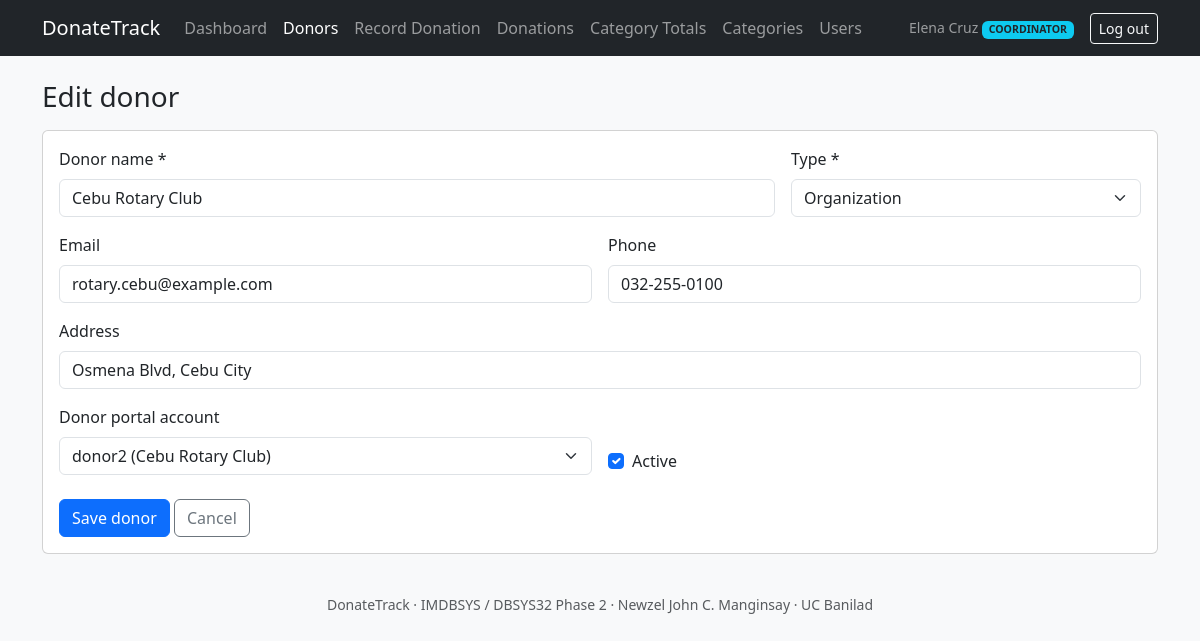
Page /donor_form.php?id=2 (signed in) on the committed database.
### tables this page shows
CREATE TABLE users (
  user_id        INT UNSIGNED NOT NULL AUTO_INCREMENT,
  username       VARCHAR(50)  NOT NULL,
  password_hash  VARCHAR(255) NOT NULL,
  full_name      VARCHAR(100) NOT NULL,
  role           ENUM('COORDINATOR','VOLUNTEER','DONOR') NOT NULL,
  is_active      TINYINT(1)   NOT NULL DEFAULT 1,
  created_at     TIMESTAMP    NOT NULL DEFAULT CURRENT_TIMESTAMP,
  PRIMARY KEY (user_id),
  UNIQUE KEY uq_users_username (username),
  CONSTRAINT chk_users_active CHECK (is_active IN (0,1))
);

CREATE TABLE donors (
  donor_id    INT UNSIGNED NOT NULL AUTO_INCREMENT,
  user_id     INT UNSIGNED NULL,
  donor_name  VARCHAR(120) NOT NULL,
  donor_type  ENUM('INDIVIDUAL','ORGANIZATION','BUSINESS') NOT NULL,
  email       VARCHAR(120) NULL,
  phone       VARCHAR(30)  NULL,
  address     VARCHAR(255) NULL,
  is_active   TINYINT(1)   NOT NULL DEFAULT 1,
  created_at  TIMESTAMP    NOT NULL DEFAULT CURRENT_TIMESTAMP,
  PRIMARY KEY (donor_id),
  UNIQUE KEY uq_donors_email (email),           
  UNIQUE KEY uq_donors_user  (user_id),         
  KEY idx_donors_name (donor_name),
  CONSTRAINT fk_donors_user FOREIGN KEY (user_id)
    REFERENCES users (user_id) ON DELETE SET NULL ON UPDATE CASCADE,
  CONSTRAINT chk_donors_active CHECK (is_active IN (0,1))
);

### includes/auth.php (called while the page is built, shortened)
<?php
require_once __DIR__ . '/db.php';
require_once __DIR__ . '/helpers.php';
function current_user(): ?array { return $_SESSION['user'] ?? null; }
function home_for(string $role): string {
    return $role === 'DONOR' ? 'my_donations.php' : 'dashboard.php';
}
function require_role(array $roles = []): array {
    $u = current_user();
    $fresh = q_one('SELECT full_name, role, is_active FROM users WHERE user_id = ?', 'i', [$u['user_id']]);
    $u = $_SESSION['user'];
    return $u;
}
function is_coord(): bool { return (current_user()['role'] ?? '') === 'COORDINATOR'; }

### includes/db.php (called while the page is built, shortened)
<?php
function cfg(string $key) {
    static $c = null;
    if ($c === null) { $c = require __DIR__ . '/../config/config.php'; }
    return $c[$key];
}
function db(): mysqli {
    static $conn = null;
    if ($conn === null) {
        try {
            $conn = new mysqli(cfg('db_host'), cfg('db_user'), cfg('db_pass'), cfg('db_name'), cfg('db_port'));
            $conn->set_charset('utf8mb4');
        } catch (mysqli_sql_exception $e) {
            error_log('DB connect failed: ' . $e->getMessage());
            http_response_code(500);
            exit('The database is unavailable. Please check config/config.php and that MySQL is running.');
        }
    }
    return $conn;
}
function q_all(string $sql, string $types = '', array $params = []): array {
    $st = db()->prepare($sql);
    if ($types !== '') { $st->bind_param($types, ...$params); }
    $st->execute();
    $rows = $st->get_result()->fetch_all(MYSQLI_ASSOC);
    return $rows;
}
function q_one(string $sql, string $types = '', array $params = []): ?array {
    $rows = q_all($sql, $types, $params);
    return $rows[0] ?? null;
}

### includes/helpers.php (called while the page is built, shortened)
<?php
function e($v): string { return htmlspecialchars((string)$v, ENT_QUOTES, 'UTF-8'); }
function get(string $k): string { return trim((string)($_GET[$k] ?? '')); }

### donor_form.php (the view, shortened to what this page needs)
<?php
require_once __DIR__ . '/includes/auth.php';
$u = require_role(['COORDINATOR', 'VOLUNTEER']);
$id = (int)get('id');
$donor = ['donor_name' => '', 'donor_type' => 'INDIVIDUAL', 'email' => '', 'phone' => '', 'address' => '', 'is_active' => 1, 'user_id' => null];
if ($id) {
    $row = q_one('SELECT * FROM donors WHERE donor_id = ?', 'i', [$id]);
    $donor = $row;
}
$portalUsers = is_coord() ? q_all(
    "SELECT u.user_id, u.username, u.full_name FROM users u
     LEFT JOIN donors d ON d.user_id = u.user_id
     WHERE u.role = 'DONOR' AND (d.donor_id IS NULL OR d.donor_id = ?) ORDER BY u.username", 'i', [$id]) : [];
$pageTitle = $id ? 'Edit donor' : 'Add donor';
include __DIR__ . '/includes/header.php';
?>
<h1 class="h3 mb-3"><?= e($pageTitle) ?></h1>
<form method="post" class="card card-body" novalidate>
  <div class="row g-3">
    <div class="col-md-8"><label class="form-label" for="donor_name">Donor name *</label>
      <input class="form-control" id="donor_name" name="donor_name" maxlength="120" value="<?= e($donor['donor_name']) ?>" required></div>
    <div class="col-md-4"><label class="form-label" for="donor_type">Type *</label>
      <select class="form-select" id="donor_type" name="donor_type">
        <?php foreach (['INDIVIDUAL', 'ORGANIZATION', 'BUSINESS'] as $t): ?>
          <option value="<?= $t ?>" <?= $donor['donor_type'] === $t ? 'selected' : '' ?>><?= ucfirst(strtolower($t)) ?></option><?php endforeach; ?></select></div>
    <div class="col-md-6"><label class="form-label" for="email">Email</label>
      <input class="form-control" id="email" name="email" type="email" maxlength="120" value="<?= e($donor['email']) ?>"></div>
    <div class="col-md-6"><label class="form-label" for="phone">Phone</label>
      <input class="form-control" id="phone" name="phone" maxlength="30" value="<?= e($donor['phone']) ?>"></div>
    <div class="col-12"><label class="form-label" for="address">Address</label>
      <input class="form-control" id="address" name="address" maxlength="255" value="<?= e($donor['address']) ?>"></div>
    <?php if (is_coord()): ?>
    <div class="col-md-6"><label class="form-label" for="user_id">Donor portal account</label>
      <select class="form-select" id="user_id" name="user_id"><option value="">None</option>
        <?php foreach ($portalUsers as $p): ?><option value="<?= (int)$p['user_id'] ?>" <?= (int)$donor['user_id'] === (int)$p['user_id'] ? 'selected' : '' ?>><?= e($p['username']) ?> (<?= e($p['full_name']) ?>)</option><?php endforeach; ?></select></div>
    <?php endif; ?>
    <div class="col-md-6 d-flex align-items-end"><div class="form-check">
      <input class="form-check-input" type="checkbox" id="is_active" name="is_active" value="1" <?= (int)$donor['is_active'] ? 'checked' : '' ?>>
      <label class="form-check-label" for="is_active">Active</label></div></div>
  </div>
  <div class="mt-4"><button class="btn btn-primary">Save donor</button> <a class="btn btn-outline-secondary" href="donors.php">Cancel</a></div>
</form>
<?php include __DIR__ . '/includes/footer.php'; ?>

### includes/header.php (shortened to what this page needs)
<?php
$u = current_user();
$pageTitle = $pageTitle ?? 'DonateTrack';
$self = basename($_SERVER['SCRIPT_NAME']);
function nav_item(string $file, string $label, string $self, array $also = []): string {
    $active = ($self === $file || in_array($self, $also, true)) ? ' active' : '';
    return '<li class="nav-item"><a class="nav-link' . $active . '" href="' . e($file) . '">' . e($label) . '</a></li>';
}
?><!DOCTYPE html>
<html lang="en">
<head>
<link href="assets/vendor/bootstrap.min.css" rel="stylesheet">
<link href="assets/style.css" rel="stylesheet">
</head>
<body class="bg-light">
<nav class="navbar navbar-expand-lg navbar-dark bg-dark">
  <div class="container">
    <a class="navbar-brand" href="<?= $u ? e(home_for($u['role'])) : 'login.php' ?>">DonateTrack</a>
    <?php if ($u): ?>
    <div class="collapse navbar-collapse" id="nav">
      <ul class="navbar-nav me-auto">
        <?php if ($u['role'] === 'DONOR'): ?>
          <?= nav_item('my_donations.php', 'My Donations', $self) ?>
        <?php else: ?>
          <?= nav_item('dashboard.php', 'Dashboard', $self) ?>
          <?= nav_item('donors.php', 'Donors', $self, ['donor_form.php']) ?>
          <?= nav_item('donation_form.php', 'Record Donation', $self) ?>
          <?= nav_item('donations.php', 'Donations', $self, ['donation_view.php']) ?>
          <?php if ($u['role'] === 'COORDINATOR'): ?>
            <?= nav_item('report_totals.php', 'Category Totals', $self) ?>
            <?= nav_item('categories.php', 'Categories', $self, ['category_form.php']) ?>
            <?= nav_item('users.php', 'Users', $self, ['user_form.php']) ?>
          <?php endif; ?>
        <?php endif; ?>
      </ul>
      <span class="navbar-text me-3 small"><?= e($u['full_name']) ?> <span class="badge bg-info text-dark"><?= e($u['role']) ?></span></span>
      <a class="btn btn-outline-light btn-sm" href="logout.php">Log out</a>
    </div>
    <?php endif; ?>
  </div>
</nav>
<main class="container py-4">

### rows in the picture
users: full_name "Elena Cruz", role "COORDINATOR"
donors: donor_name "Cebu Rotary Club", donor_type "Organization", email "rotary.cebu@example.com", phone "032-255-0100", address "Osmena Blvd, Cebu City", user_id "donor2 (Cebu Rotary Club)", is_active "☑"

### other values in the picture
$label "Dashboard Donors Record Donation Donations Category Totals Categories Users"
$pageTitle "Edit donor"
